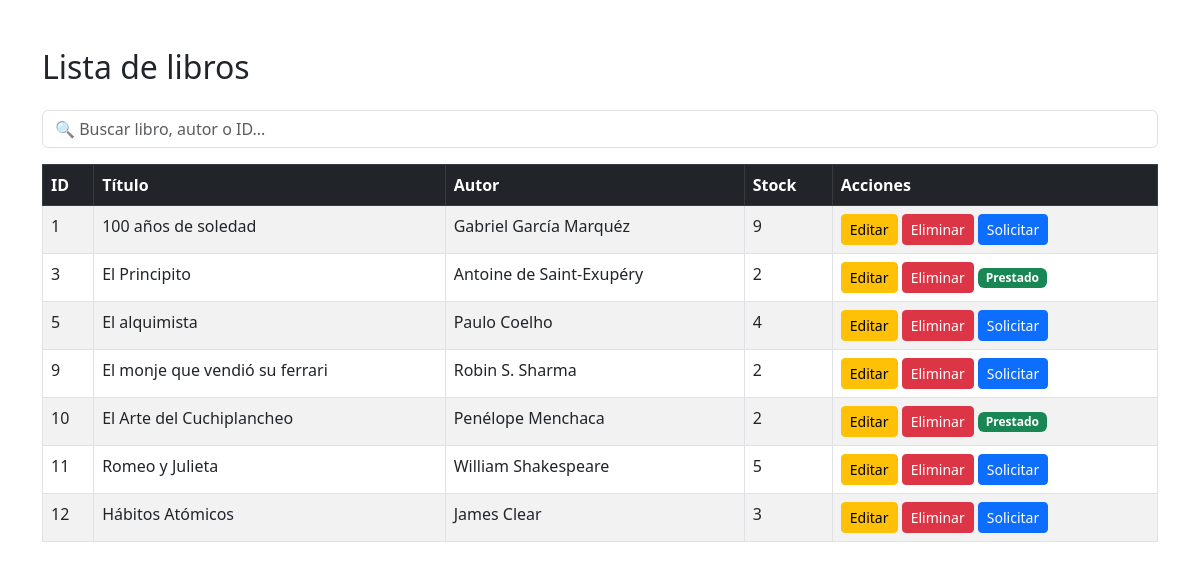
The app's page /ConsultarLibros.php (signed in) with its own data.
### tables this page shows
CREATE TABLE `libros` (
  `id` int NOT NULL,
  `titulo` varchar(150) NOT NULL,
  `autor` varchar(100) NOT NULL,
  `genero` varchar(50) DEFAULT NULL,
  `isbn` varchar(20) DEFAULT NULL,
  `stock` int NOT NULL,
  `activo` tinyint DEFAULT '1'
);

### ConsultarLibros.php (the view, shortened to what this page needs)
<?php
include("conexion.php");
$result = $conexion->query("SELECT * FROM libros WHERE activo = 1");
?>
<!DOCTYPE html>
<html>
<head>
    <link href="https://cdn.jsdelivr.net/npm/bootstrap@5.3.0/dist/css/bootstrap.min.css" rel="stylesheet">
</head>
<body>
<div class="container mt-5">
    <h2 class="mb-4">Lista de libros</h2>
    <div class="mb-3">
    <input type="text" id="buscador" class="form-control" placeholder="🔍 Buscar libro, autor o ID...">
</div>
    <table class="table table-bordered table-striped table-hover" id="tablaLibros">
        <thead class="table-dark">
            <tr>
                <th>ID</th>
                <th>Título</th>
                <th>Autor</th>
                <th>Stock</th>
                <th>Acciones</th>
            </tr>
        </thead>
        <tbody>
<?php while ($row = $result->fetch_assoc()) { ?>
    <tr>
        <td><?php echo $row['id']; ?></td>
        <td><?php echo htmlspecialchars($row['titulo']); ?></td>
        <td><?php echo htmlspecialchars($row['autor']); ?></td>
        <td><?php echo $row['stock']; ?></td>
        <td>
            <a href="editar_libro.php?id=<?php echo $row['id']; ?>" class="btn btn-warning btn-sm">Editar</a>
            <a href="eliminar_libro.php?id=<?php echo $row['id']; ?>"
            class="btn btn-danger btn-sm"
            onclick="return confirmarEliminacion(<?php echo $row['stock']; ?>)">
            Eliminar</a>
             <?php
             $id_usuario = $_SESSION['id_usuario'];
             $id_libro = $row['id'];
             $checkSolicitud = $conexion->query("SELECT estado FROM prestamos
             WHERE id_usuario = $id_usuario AND id_libro = $id_libro AND estado IN ('PENDIENTE','ACTIVO')");
             $solicitud = $checkSolicitud->fetch_assoc();
             ?>
            <?php if ($_SESSION['rol'] == 2) { ?>
            <?php if ($solicitud) { ?>
            <?php if ($solicitud['estado'] == 'PENDIENTE') { ?>
            <span class="badge bg-warning">Pendiente</span>
            <?php } elseif ($solicitud['estado'] == 'ACTIVO') { ?>
            <span class="badge bg-success">Prestado</span>
            <?php } ?>
            <?php }else { ?>
            <?php if ($row['stock'] > 0) { ?>
            <a href="solicitar_prestamo.php?id=<?php echo $row['id']; ?>"
            class="btn btn-primary btn-sm">
            Solicitar
            </a>
            <?php } else { ?>
            <span class="badge bg-secondary">Sin stock</span>
            <?php } ?>
            <?php } ?>
            <?php } ?>
        </td>
    </tr>
<?php } ?>
</tbody>
    </table>
</div>
</body>
</html>

### records on screen
libros: id "1", titulo "100 años de soledad", autor "Gabriel García Marquéz", stock "9"
libros: id "3", titulo "El Principito", autor "Antoine de Saint-Exupéry", stock "2", shows "Prestado"
libros: id "5", titulo "El alquimista", autor "Paulo Coelho", stock "4"
libros: id "9", titulo "El monje que vendió su ferrari", autor "Robin S. Sharma", stock "2"
libros: id "10", titulo "El Arte del Cuchiplancheo", autor "Penélope Menchaca", stock "2", shows "Prestado"
libros: id "11", titulo "Romeo y Julieta", autor "William Shakespeare", stock "5"
libros: id "12", titulo "Hábitos Atómicos", autor "James Clear", stock "3"
